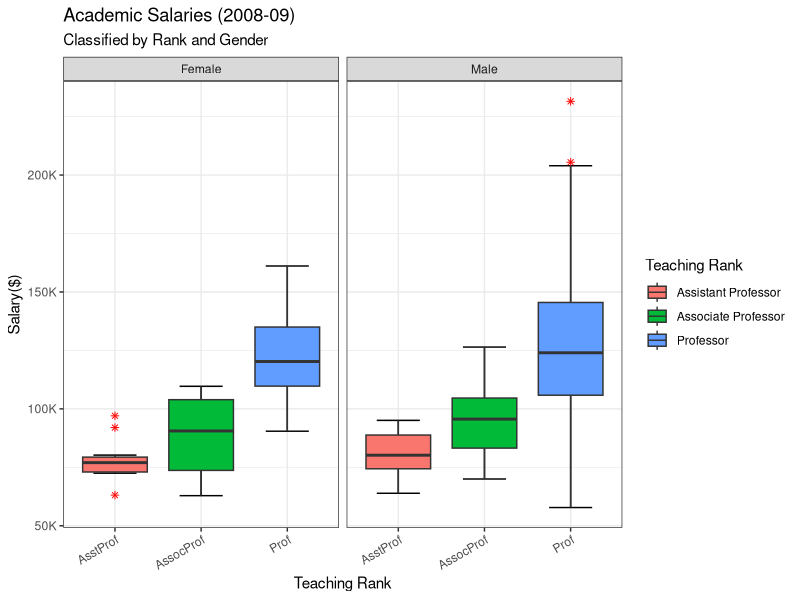

Write R code to recreate this figure.
#Installing/loading required packages
library(ggplot2)
install.packages("car")
library(car)
data("Salaries")

#creating variable to use as label later on
salary_labels= c("0K","50K", "100K", "150K","200K","250K")

#R script for graphic design
ggplot(data=Salaries, aes(x=rank, y=salary, fill=rank))+
stat_boxplot(geom="errorbar",width=0.5)+
geom_boxplot(stat="boxplot", outlier.colour="#ff0000",outlier.size=1.5,outlier.shape=8,na.rm=T)+
facet_wrap(.~ sex)+
theme_bw()+
labs(x="Teaching Rank", y="Salary($)", title="Academic Salaries (2008-09)",subtitle="Classified by Rank and Gender")+
scale_fill_discrete(name="Teaching Rank",labels=c("Assistant Professor", "Associate Professor", "Professor"))+
scale_y_continuous(breaks=seq(0,250000,50000), labels=salary_labels)+
theme(axis.text.x=element_text(angle=30, vjust=1,hjust=1))